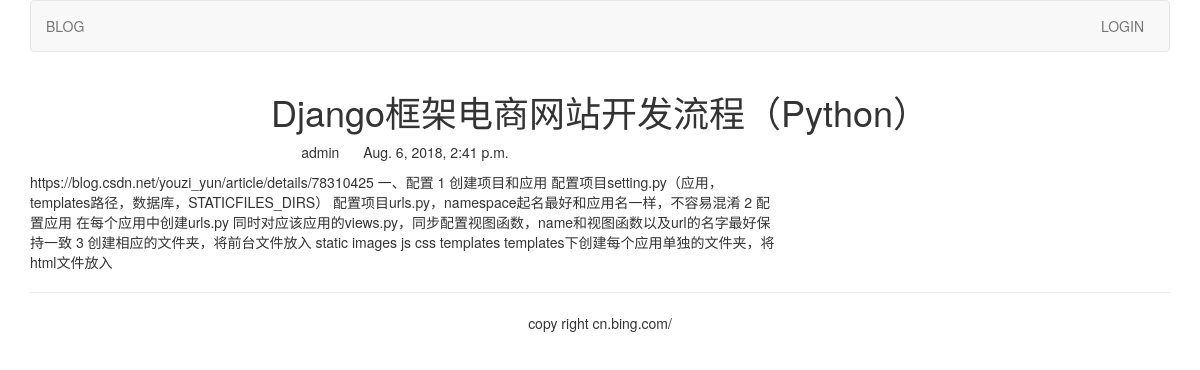
Page /blog/1/ on the committed database.
### blog/models.py (models this page shows, shortened)
class BlogArticles(models.Model):
	title = models.CharField(max_length=300)
	author = models.ForeignKey(User, related_name="blog_posts")
	body = models.TextField()
	publish = models.DateTimeField(default=timezone.now)
	class Meta:
		ordering = ("-publish",)

### blog/views.py (the view)
# urls.py: url(r'^(?P<article_id>\d)/$',views.blog_article,name="blog_detail"),
def blog_article(request, article_id):
	article = get_object_or_404(BlogArticles,id=article_id)
	pub = article.publish
	return render(request,"blog/content.html",{"article":article,"publish":pub})

### templates/blog/content.html (shortened to what this page needs)
{% extends "base.html" %}
{% block content %}
<div class="row text-center vertical-middle-sm">
	<h1>{{ article.title }}</h1>
</div>
<div class="row">
	<div class="col-xs-12 col-md-8">
		<p class="text-center"><span>{{ article.author.username }}</span>
		<span style="margin-left:20px">{{ publish }}</span></p>
	<div>{{ article.body }}</div>
	</div>
</div>
{% endblock %}

### templates/base.html (shortened to what this page needs)
{% load staticfiles %}
<!DOCTYPE html>
<html lang="zh-CN">
  <head>
	<link rel="stylesheet" href="{% static 'css/bootstrap.css' %}">
  </head>
  <body>
	{% include "header.html" %}
    <div class="container">
		{% block content %}
		{% endblock %}
    </div>
    {% include "footer.html" %}
  </body>
</html>

### templates/header.html (shortened to what this page needs)
{% load staticfiles %}
<div class="container">
	<nav class="navbar navbar-default" role="navigation">
		<div>
			<ul class="nav navbar-nav" role="navigation">
				<li><a href="{% url 'blog:blog_title' %}">BLOG</a></li>
			</ul>
			<ul class="nav navbar-nav navbar-right" style="margin-right:10px">
				{% if user.is_authenticated %}
				<li>
				<div class="dropdown" style="margin-top:8px">
					<button class='btn btn-default dropdown-toggle' type='button' id='dropdownMenu'
					data-toggle='dropdown'>{{ user.username }}<span class='caret'></span></button>
					<ul class="dropdown-menu">
						<li><a href="{% url 'account:password_change' %}">修改密码</a></li>
					</ul>
				</div>
				</li>
				<li><a href="{% url 'account:user_logout' %}">Logout</a></li>
				{% else %}
				<li><a href="{% url 'account:user_login' %}">LOGIN</a></li>
				{% endif %}
			</ul>
		</div>
	</nav>
</div>

### templates/footer.html
<div class="container">
	<hr>
	<p class="text-center">copy right cn.bing.com/</p>
</div>

### rows in the picture
BlogArticles: title "Django框架电商网站开发流程（Python）", author.username "admin", publish "Aug. 6, 2018, 2:41 p.m.", body "https://blog.csdn.net/youzi_yun/article/details/78310425 一、配置 1 创建项目和应用 配置项目setting.py（应用，templates路径，数据库，STATICFILES_DIRS） 配置项目urls.py，namespace起名最好和应用名一样，不容易混淆 2 配置应用 在每个应用中创建urls.py 同时对应该应用的views.py，同步配置视图函数，name和视图函数以及url的名字最好保持一致 3 创建相应的文件夹，将前台文件放入 static images js css templates templates下创建每个应用单独的文件夹，将html文件放入"
